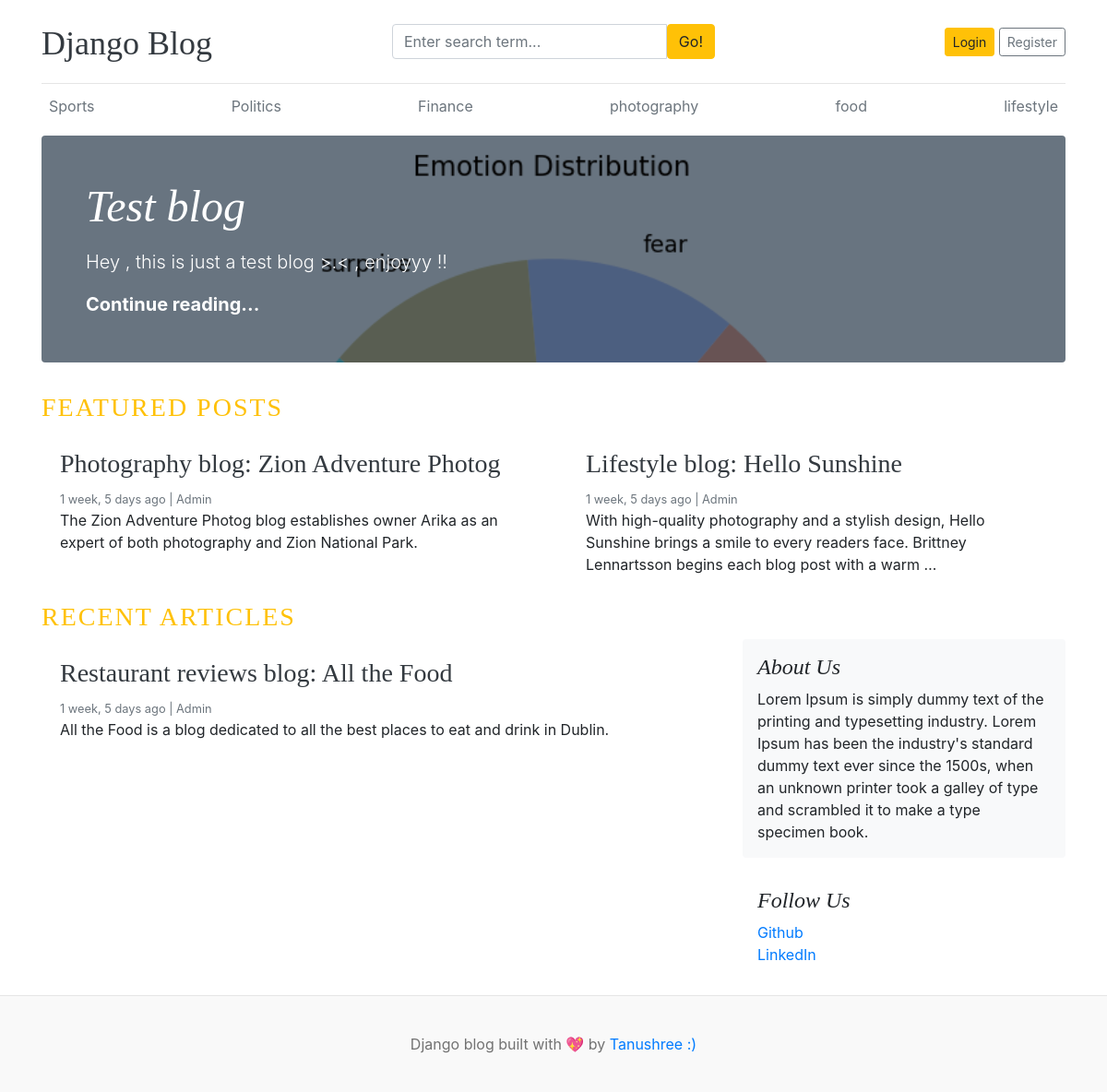
The page / on the database its author committed.
### blogs/models.py (models this page shows, shortened)
class Category(models.Model):
    category_name=models.CharField(max_length=50,unique=True)
    created_at=models.DateTimeField(auto_now_add=True)
    updated_at=models.DateTimeField(auto_now=True)
    class Meta:
        verbose_name_plural='categories'

class Blog(models.Model):
    title=models.CharField(max_length=100)
    slug=models.SlugField(max_length=150,unique=True)
    category=models.ForeignKey(Category, on_delete=models.CASCADE)
    author=models.ForeignKey(User,on_delete=models.CASCADE)
    featured_image=models.ImageField(upload_to='uploads/%Y/%m/%d')
    short_description=models.TextField(max_length=500)
    blog_body=models.TextField(max_length=2000)
    status=models.CharField(max_length=20,choices=STATUS_CHOICES,default="Draft")
    is_featured=models.BooleanField(default=0)
    created_at=models.DateTimeField(auto_now_add=True)
    updated_at=models.DateTimeField(auto_now=True)

class About(models.Model):
    about_heading=models.CharField(max_length=25)
    about_description=models.TextField(max_length=255)
    class Meta:
        verbose_name_plural='about'

class SocialLink(models.Model):
    platform=models.CharField(max_length=25)
    link=models.URLField(max_length=100)
    created_at=models.DateTimeField(auto_now_add=True)
    updated_at=models.DateTimeField(auto_now=True)

### blog_main/views.py (the view)
# urls.py: 2. Add a URL to urlpatterns:  path('', views.home, name='home')
def home(request):
    featured_posts=Blog.objects.filter(is_featured=True,status='Published').order_by('updated_at')
    posts=Blog.objects.filter(is_featured=False,status='Published')
    try:
        about=About.objects.get()
    except:
        about=None
    context={
        'featured_posts':featured_posts,
        'posts':posts,
        'about':about
    }
    return render(request,'home.html',context)

### blogs/context_processors.py (called while the page is built)
def get_categories(request):
    categories=Category.objects.all()
    return dict(categories=categories)

def get_social_links(request):
    social_links=SocialLink.objects.all()
    return dict(social_links=social_links)

### templates/home.html (shortened to what this page needs)
{% extends 'base.html' %}
  {% block content %}
  {% for post in featured_posts %}
    {% if forloop.first %}
    <div class="jumbotron p-3 p-md-5 text-white rounded bg-dark" style="background-image: url({{ post.featured_image.url }});background-blend-mode: overlay;background-size:cover;">
      <div class="col-md-8 px-0">
        <h1 class="display-4 font-italic">{{ post.title }}</h1>
        <p class="lead my-3">{{ post.short_description | truncatewords:25 }}</p>
        <p class="lead mb-0"><a href="{% url 'blogs' post.slug  %}" class="text-white font-weight-bold">Continue reading...</a></p>
      </div>
    </div>
    {% endif %}
  {% endfor %}
  <h3 class="text-uppercase text-warning" style="letter-spacing: 2px;">Featured Posts</h3>
  <div class="row mb-2">
    {% for post in featured_posts %}
      {% if not forloop.first %}
    <div class="col-md-6">
      <div class="card border-0" >
        <div class="card-body">
          <h3><a href="{% url 'blogs' post.slug  %}" class="text-dark">{{ post.title }}</a></h3>
          <small class="mb-1 text-muted">{{ post.created_at | timesince }} ago | {{ post.author }}</small>
          <p class="card-text">{{ post.short_description | truncatewords:25 }}</p>
        </div>
      </div>
    </div>
      {% endif %}
    {% endfor %}
  </div>
  <h3 class="text-uppercase text-warning" style="letter-spacing: 2px;">Recent Articles</h3>
  <main role="main" class="container p-0">
    <div class="row">
      <div class="col-md-8 blog-main">
        {% for post in posts %}
        <div class="card border-0" >
          <div class="card-body">
            <h3> <a href="{% url 'blogs' post.slug  %}" class="text-dark">{{ post.title }}</a></h3>
            <small class="mb-1 text-muted">{{ post.created_at | timesince }} ago | {{ post.author }}</small>
            <p class="card-text">{{ post.short_description | truncatewords:25 }}</p>
          </div>
        </div>
        {% endfor %}
      </div>
      <aside class="col-md-4 blog-sidebar">
        <div class="p-3 mb-3 bg-light rounded">
          <h4 class="font-italic">{{ about.about_heading }}</h4>
          <p class="mb-0">{{ about.about_description }}</p>
        </div>
        {% if social_links %}
        <div class="p-3">
          <h4 class="font-italic">Follow Us</h4>
          <ol class="list-unstyled">
            {% for i in social_links %}
            <li><a href="{{ i.link }}" target="_blank">{{ i.platform }}</a></li>
            {% endfor %}
          </ol>
        </div>
        {% endif %}
      </aside>
    </div>
  </main>
</div>
{% endblock %}

### templates/base.html (shortened to what this page needs)
{% load static %}
<!DOCTYPE html>
<html lang="en">
<head>
    <link href="https://getbootstrap.com/docs/4.0/dist/css/bootstrap.min.css" rel="stylesheet">
    <link href="{% static 'css/blog.css' %}" rel="stylesheet">
    <link rel="stylesheet" href="https://cdnjs.cloudflare.com/ajax/libs/font-awesome/4.7.0/css/font-awesome.min.css">
  </head>
<body>
    <div class="container">
      <header class="blog-header py-3">
        <div class="row flex-nowrap justify-content-between align-items-center">
          <div class="col-4 pt-1">
            <a class="blog-header-logo text-dark" href="/">Django Blog</a>
          </div>
          <div class="col-4">
            <form action="{% url 'search' %}" method="GET">
              <div class="input-group">
                <input class="form-control" type="text" name="keyword" value="{{ keyword }}" placeholder="Enter search term..." aria-label="Enter search term..." aria-describedby="button-search" />
                <button type="submit" class="btn btn-warning" id="button-search" type="button">Go!</button>
            </div>
            </form>
          </div>
          <div class="col-4 d-flex justify-content-end align-items-center">
            {% if not user.is_authenticated %}
            <a class="btn btn-sm btn-warning" href="{% url 'login' %}">Login</a> &nbsp;
            <a class="btn btn-sm btn-outline-secondary" href="{% url 'register' %}">Register</a>
            {% else %}
            <span><a href="{% url 'dashboard' %}">Dashboard</a></span>
            &emsp;
            <span><a href="{% url 'logout' %}">Logout</a></span>
            {% endif %}
          </div>
        </div>
      </header>
      <div class="nav-scroller py-1 mb-2">
        <nav class="nav d-flex justify-content-between">
          {% for cat in categories %}
          <a class="p-2 text-muted" href="{% url 'posts_by_category' cat.id %}">{{ cat.category_name }}</a>
          {% endfor %}
        </nav>
      </div>
{% block content %}
{% endblock %}
<footer class="blog-footer">
    <p>Django blog built with 💖 by <a href="#">Tanushree :)</a></p>
  </footer>
  </body>
  </html>

### static/css/blog.css (style rules this page uses)
.blog-header { border-bottom: 1px solid #e5e5e5; }
.blog-header-logo { font-family: "Playfair Display", Georgia, "Times New Roman", serif; font-size: 2.25rem; }
h1, h2, h3, h4, h5, h6 { font-family: "Playfair Display", Georgia, "Times New Roman", serif; }
.display-4 { font-size: 2.5rem; }
@media (min-width: 768px) { .display-4 { font-size: 3rem; } }
.blog-footer { padding: 2.5rem 0; color: #727272; text-align: center; background-color: #f9f9f9; border-top: .05rem solid #e5e5e5; }
.blog-footer p:last-child { margin-bottom: 0; }

### rows shown on the page
Category: category_name "Sports"
Category: category_name "Politics"
Category: category_name "Finance"
Category: category_name "photography"
Category: category_name "food"
Category: category_name "lifestyle"
Blog: featured_image (picture), title "Test blog", short_description "Hey , this is just a test blog >.< , enjoyyy !!"
Blog: title "Photography blog: Zion Adventure Photog", created_at "1 week, 5 days", author "Admin", short_description "The Zion Adventure Photog blog establishes owner Arika as an expert of both photography and Zion National Park."
Blog: title "Lifestyle blog: Hello Sunshine", created_at "1 week, 5 days", author "Admin", short_description "With high-quality photography and a stylish design, Hello Sunshine brings a smile to every readers face. Brittney Lennartsson begins each blog post with a warm …"
Blog: title "Restaurant reviews blog: All the Food", created_at "1 week, 5 days", author "Admin", short_description "All the Food is a blog dedicated to all the best places to eat and drink in Dublin."
About: about_heading "About Us", about_description "Lorem Ipsum is simply dummy text of the printing and typesetting industry. Lorem Ipsum has been the industry's standard dummy text ever since the 1500s, when an unknown printer took a galley of type and scrambled it to make a type specimen book."
SocialLink: platform "Github"
SocialLink: platform "LinkedIn"
